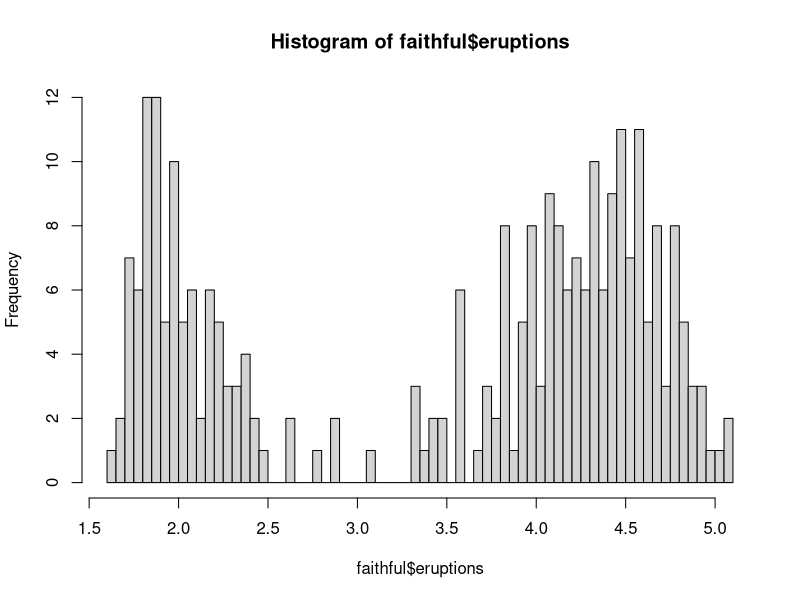
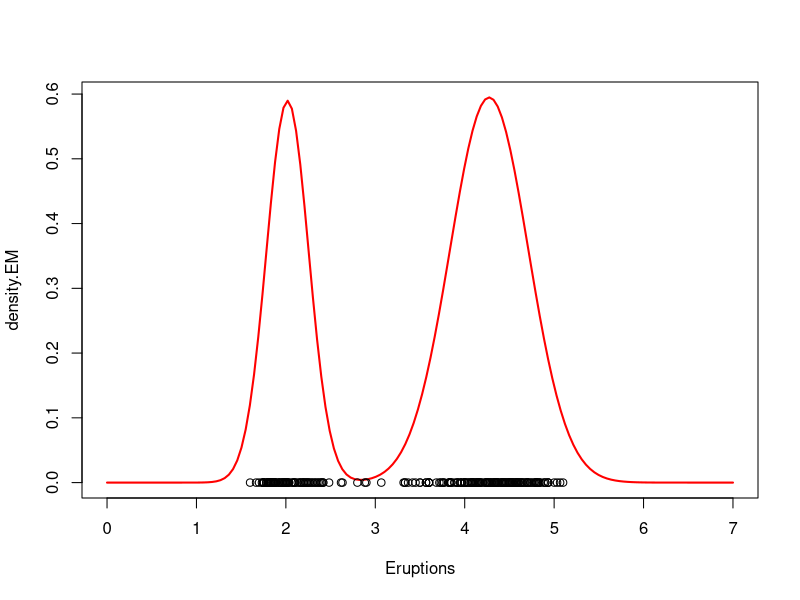

Generate these figures, in order, with R:
###### Setup data
x = faithful$eruptions
n = length(x)
hist(faithful$eruptions,breaks = 50)
###### EM algorithm to fit the location-and-scale mixture of 2 Gaussians
w      = 0.5          
mu     = c(2, 4.5)
sigma  = rep(sd(x),2)

s  = 0
sw = FALSE
QQ = -Inf
QQ.out = NULL
epsilon = 10^(-5)

while(!sw){
  ## E step
  v = array(0, dim=c(n,2))
  for(i in 1:n){
    v[i,1] = log(w) + dnorm(x[i], mu[1], sigma[1], log=T)
    v[i,2] = log(1-w) + dnorm(x[i], mu[2], sigma[2], log=T)
    v[i,]  = exp(v[i,] - max(v[i,]))/sum(exp(v[i,] - max(v[i,]))) 
  }
  
  ## M step
  # Weights
  w  = mean(v[,1])
  # Means
  mu = rep(0, 2)
  for(k in 1:2){
    for(i in 1:n){
      mu[k]    = mu[k] + v[i,k]*x[i]
    }
    mu[k] = mu[k]/sum(v[,k])
  }
  # Variances
  sigma = rep(0,2)
  for(k in 1:2){
    for(i in 1:n){
      sigma[k] = sigma[k] + v[i,k]*(x[i] - mu[k])^2
    }
    sigma[k] = sqrt(sigma[k]/sum(v[,k]))
  }
  ## Check convergence
  QQn = 0
  for(i in 1:n){
    QQn = QQn + v[i,1]*(log(w) + dnorm(x[i],mu[1],sigma[1],log=TRUE)) +
      v[i,2]*(log(1-w) + dnorm(x[i],mu[2],sigma[2],log=TRUE))
  }
  if(abs(QQn-QQ)/abs(QQn)<epsilon){
    sw=TRUE
  }
  QQ = QQn
  QQ.out = c(QQ.out, QQ)
  s = s + 1
  print(paste(s, QQn))
}

xx  = seq(0,7,length=150)
nxx = length(xx)
density.EM = rep(0, nxx)
for(s in 1:nxx){
  density.EM[s] = density.EM[s] + w*dnorm(xx[s], mu[1], sigma[1]) + 
    (1-w)*dnorm(xx[s], mu[2], sigma[2])
}
plot(xx, density.EM, col="red", lwd=2, type="l", xlab="Eruptions")
points(x,rep(0,n))

